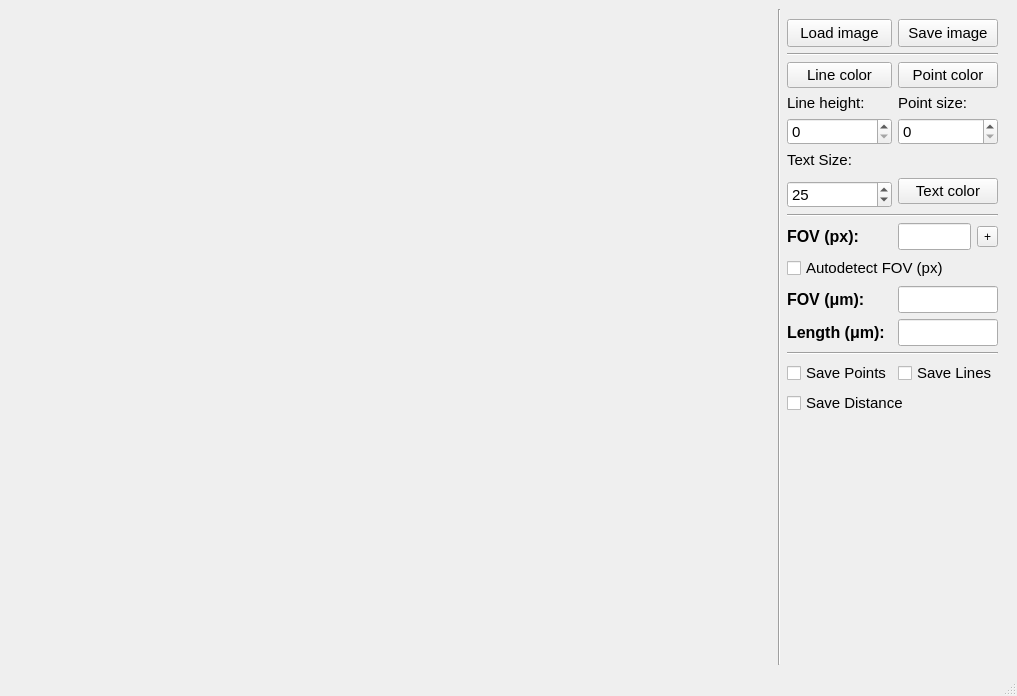
<?xml version="1.0" encoding="UTF-8"?>
<ui version="4.0">
 <class>MainWindow</class>
 <widget class="QMainWindow" name="MainWindow">
  <property name="geometry">
   <rect>
    <x>0</x>
    <y>0</y>
    <width>1017</width>
    <height>696</height>
   </rect>
  </property>
  <property name="windowTitle">
   <string>Infuzoria</string>
  </property>
  <widget class="QWidget" name="centralwidget">
   <layout class="QHBoxLayout" name="horizontalLayout_3">
    <item>
     <layout class="QHBoxLayout" name="mainLayout">
      <property name="sizeConstraint">
       <enum>QLayout::SetMinAndMaxSize</enum>
      </property>
      <item>
       <widget class="QWidget" name="graphicsViewPlaceholder" native="true">
        <property name="sizePolicy">
         <sizepolicy hsizetype="Expanding" vsizetype="Expanding">
          <horstretch>0</horstretch>
          <verstretch>0</verstretch>
         </sizepolicy>
        </property>
        <property name="cursor">
         <cursorShape>CrossCursor</cursorShape>
        </property>
       </widget>
      </item>
      <item>
       <widget class="Line" name="line">
        <property name="orientation">
         <enum>Qt::Vertical</enum>
        </property>
       </widget>
      </item>
      <item>
       <layout class="QGridLayout" name="rightSidebarLayout">
        <property name="sizeConstraint">
         <enum>QLayout::SetDefaultConstraint</enum>
        </property>
        <property name="leftMargin">
         <number>0</number>
        </property>
        <property name="topMargin">
         <number>10</number>
        </property>
        <property name="rightMargin">
         <number>10</number>
        </property>
        <property name="bottomMargin">
         <number>10</number>
        </property>
        <property name="verticalSpacing">
         <number>6</number>
        </property>
        <item row="17" column="1" colspan="2">
         <widget class="QCheckBox" name="checkBoxSaveLines">
          <property name="font">
           <font>
            <pointsize>11</pointsize>
           </font>
          </property>
          <property name="text">
           <string>Save Lines</string>
          </property>
         </widget>
        </item>
        <item row="14" column="0">
         <widget class="QLabel" name="label_5">
          <property name="sizePolicy">
           <sizepolicy hsizetype="Minimum" vsizetype="Minimum">
            <horstretch>0</horstretch>
            <verstretch>0</verstretch>
           </sizepolicy>
          </property>
          <property name="font">
           <font>
            <pointsize>12</pointsize>
            <bold>true</bold>
           </font>
          </property>
          <property name="text">
           <string>FOV (μm):</string>
          </property>
         </widget>
        </item>
        <item row="10" column="2">
         <widget class="QToolButton" name="toolBtnSetFovPx">
          <property name="toolTip">
           <string>Set FOV in pixels manually</string>
          </property>
          <property name="statusTip">
           <string/>
          </property>
          <property name="text">
           <string>+</string>
          </property>
         </widget>
        </item>
        <item row="14" column="1" colspan="2">
         <widget class="QLineEdit" name="lineEditFovUm">
          <property name="enabled">
           <bool>true</bool>
          </property>
          <property name="sizePolicy">
           <sizepolicy hsizetype="Ignored" vsizetype="Fixed">
            <horstretch>0</horstretch>
            <verstretch>0</verstretch>
           </sizepolicy>
          </property>
          <property name="minimumSize">
           <size>
            <width>0</width>
            <height>21</height>
           </size>
          </property>
          <property name="maximumSize">
           <size>
            <width>16777215</width>
            <height>16777215</height>
           </size>
          </property>
          <property name="font">
           <font>
            <pointsize>12</pointsize>
           </font>
          </property>
          <property name="readOnly">
           <bool>false</bool>
          </property>
         </widget>
        </item>
        <item row="4" column="1" colspan="2">
         <widget class="QLabel" name="label_4">
          <property name="sizePolicy">
           <sizepolicy hsizetype="Preferred" vsizetype="Fixed">
            <horstretch>0</horstretch>
            <verstretch>0</verstretch>
           </sizepolicy>
          </property>
          <property name="font">
           <font>
            <pointsize>11</pointsize>
           </font>
          </property>
          <property name="text">
           <string>Point size:</string>
          </property>
         </widget>
        </item>
        <item row="11" column="0" colspan="3">
         <widget class="QCheckBox" name="checkBoxAutoFovPx">
          <property name="font">
           <font>
            <pointsize>11</pointsize>
           </font>
          </property>
          <property name="text">
           <string>Autodetect FOV (px)</string>
          </property>
         </widget>
        </item>
        <item row="0" column="1" colspan="2">
         <widget class="QPushButton" name="pBtnSaveImg">
          <property name="sizePolicy">
           <sizepolicy hsizetype="Preferred" vsizetype="Maximum">
            <horstretch>0</horstretch>
            <verstretch>0</verstretch>
           </sizepolicy>
          </property>
          <property name="minimumSize">
           <size>
            <width>98</width>
            <height>28</height>
           </size>
          </property>
          <property name="font">
           <font>
            <pointsize>11</pointsize>
           </font>
          </property>
          <property name="text">
           <string>Save image</string>
          </property>
          <property name="shortcut">
           <string>Ctrl+S</string>
          </property>
         </widget>
        </item>
        <item row="16" column="0" colspan="3">
         <widget class="Line" name="line_4">
          <property name="orientation">
           <enum>Qt::Horizontal</enum>
          </property>
         </widget>
        </item>
        <item row="7" column="1" rowspan="2" colspan="2">
         <widget class="QPushButton" name="pBtnChgTextColor">
          <property name="sizePolicy">
           <sizepolicy hsizetype="Preferred" vsizetype="Maximum">
            <horstretch>0</horstretch>
            <verstretch>0</verstretch>
           </sizepolicy>
          </property>
          <property name="font">
           <font>
            <pointsize>11</pointsize>
           </font>
          </property>
          <property name="text">
           <string>Text color</string>
          </property>
         </widget>
        </item>
        <item row="2" column="1" colspan="2">
         <widget class="QPushButton" name="pBtnChgPointColor">
          <property name="sizePolicy">
           <sizepolicy hsizetype="Preferred" vsizetype="Maximum">
            <horstretch>0</horstretch>
            <verstretch>0</verstretch>
           </sizepolicy>
          </property>
          <property name="font">
           <font>
            <pointsize>11</pointsize>
           </font>
          </property>
          <property name="text">
           <string>Point color</string>
          </property>
         </widget>
        </item>
        <item row="17" column="0">
         <widget class="QCheckBox" name="checkBoxSavePoints">
          <property name="font">
           <font>
            <pointsize>11</pointsize>
           </font>
          </property>
          <property name="text">
           <string>Save Points</string>
          </property>
         </widget>
        </item>
        <item row="0" column="0" alignment="Qt::AlignVCenter">
         <widget class="QPushButton" name="pBtnLoadImg">
          <property name="sizePolicy">
           <sizepolicy hsizetype="Preferred" vsizetype="Maximum">
            <horstretch>0</horstretch>
            <verstretch>0</verstretch>
           </sizepolicy>
          </property>
          <property name="minimumSize">
           <size>
            <width>98</width>
            <height>28</height>
           </size>
          </property>
          <property name="font">
           <font>
            <pointsize>11</pointsize>
           </font>
          </property>
          <property name="text">
           <string>Load image</string>
          </property>
          <property name="shortcut">
           <string>Ctrl+O</string>
          </property>
         </widget>
        </item>
        <item row="6" column="0">
         <widget class="QLabel" name="label_7">
          <property name="sizePolicy">
           <sizepolicy hsizetype="Preferred" vsizetype="Fixed">
            <horstretch>0</horstretch>
            <verstretch>0</verstretch>
           </sizepolicy>
          </property>
          <property name="font">
           <font>
            <pointsize>11</pointsize>
           </font>
          </property>
          <property name="text">
           <string>Text Size:</string>
          </property>
         </widget>
        </item>
        <item row="15" column="1" colspan="2">
         <widget class="QLineEdit" name="lineEditTotalDistance">
          <property name="enabled">
           <bool>true</bool>
          </property>
          <property name="sizePolicy">
           <sizepolicy hsizetype="Ignored" vsizetype="Fixed">
            <horstretch>0</horstretch>
            <verstretch>0</verstretch>
           </sizepolicy>
          </property>
          <property name="minimumSize">
           <size>
            <width>0</width>
            <height>21</height>
           </size>
          </property>
          <property name="maximumSize">
           <size>
            <width>16777215</width>
            <height>16777215</height>
           </size>
          </property>
          <property name="font">
           <font>
            <pointsize>12</pointsize>
           </font>
          </property>
          <property name="readOnly">
           <bool>true</bool>
          </property>
         </widget>
        </item>
        <item row="9" column="0" colspan="3">
         <widget class="Line" name="line_3">
          <property name="orientation">
           <enum>Qt::Horizontal</enum>
          </property>
         </widget>
        </item>
        <item row="10" column="0">
         <widget class="QLabel" name="label_6">
          <property name="sizePolicy">
           <sizepolicy hsizetype="Minimum" vsizetype="Minimum">
            <horstretch>0</horstretch>
            <verstretch>0</verstretch>
           </sizepolicy>
          </property>
          <property name="font">
           <font>
            <pointsize>12</pointsize>
            <bold>true</bold>
           </font>
          </property>
          <property name="text">
           <string>FOV (px):</string>
          </property>
         </widget>
        </item>
        <item row="4" column="0" alignment="Qt::AlignBottom">
         <widget class="QLabel" name="label_3">
          <property name="sizePolicy">
           <sizepolicy hsizetype="Preferred" vsizetype="Fixed">
            <horstretch>0</horstretch>
            <verstretch>0</verstretch>
           </sizepolicy>
          </property>
          <property name="font">
           <font>
            <pointsize>11</pointsize>
           </font>
          </property>
          <property name="text">
           <string>Line height:</string>
          </property>
         </widget>
        </item>
        <item row="5" column="0">
         <widget class="QSpinBox" name="sBoxLineHeight">
          <property name="font">
           <font>
            <pointsize>11</pointsize>
           </font>
          </property>
         </widget>
        </item>
        <item row="10" column="1">
         <widget class="QLineEdit" name="lineEditFovPx">
          <property name="enabled">
           <bool>true</bool>
          </property>
          <property name="sizePolicy">
           <sizepolicy hsizetype="Ignored" vsizetype="Fixed">
            <horstretch>0</horstretch>
            <verstretch>0</verstretch>
           </sizepolicy>
          </property>
          <property name="minimumSize">
           <size>
            <width>0</width>
            <height>21</height>
           </size>
          </property>
          <property name="maximumSize">
           <size>
            <width>16777215</width>
            <height>16777215</height>
           </size>
          </property>
          <property name="font">
           <font>
            <pointsize>12</pointsize>
           </font>
          </property>
          <property name="readOnly">
           <bool>false</bool>
          </property>
         </widget>
        </item>
        <item row="15" column="0">
         <widget class="QLabel" name="label_2">
          <property name="sizePolicy">
           <sizepolicy hsizetype="Minimum" vsizetype="Minimum">
            <horstretch>0</horstretch>
            <verstretch>0</verstretch>
           </sizepolicy>
          </property>
          <property name="font">
           <font>
            <pointsize>12</pointsize>
            <bold>true</bold>
           </font>
          </property>
          <property name="text">
           <string>Length (μm):</string>
          </property>
         </widget>
        </item>
        <item row="5" column="1" colspan="2">
         <widget class="QSpinBox" name="sBoxPointSize">
          <property name="font">
           <font>
            <pointsize>11</pointsize>
           </font>
          </property>
         </widget>
        </item>
        <item row="19" column="0" colspan="3">
         <spacer name="verticalSpacer">
          <property name="orientation">
           <enum>Qt::Vertical</enum>
          </property>
          <property name="sizeHint" stdset="0">
           <size>
            <width>20</width>
            <height>40</height>
           </size>
          </property>
         </spacer>
        </item>
        <item row="2" column="0" alignment="Qt::AlignVCenter">
         <widget class="QPushButton" name="pBtnChgLineColor">
          <property name="sizePolicy">
           <sizepolicy hsizetype="Preferred" vsizetype="Maximum">
            <horstretch>0</horstretch>
            <verstretch>0</verstretch>
           </sizepolicy>
          </property>
          <property name="font">
           <font>
            <pointsize>11</pointsize>
           </font>
          </property>
          <property name="text">
           <string>Line color</string>
          </property>
         </widget>
        </item>
        <item row="18" column="0" colspan="3">
         <widget class="QCheckBox" name="checkBoxSaveDistance">
          <property name="font">
           <font>
            <pointsize>11</pointsize>
           </font>
          </property>
          <property name="text">
           <string>Save Distance</string>
          </property>
         </widget>
        </item>
        <item row="8" column="0">
         <widget class="QSpinBox" name="sBoxTextSize">
          <property name="font">
           <font>
            <pointsize>11</pointsize>
           </font>
          </property>
          <property name="minimum">
           <number>1</number>
          </property>
          <property name="value">
           <number>25</number>
          </property>
         </widget>
        </item>
        <item row="1" column="0" colspan="3">
         <widget class="Line" name="line_2">
          <property name="orientation">
           <enum>Qt::Horizontal</enum>
          </property>
         </widget>
        </item>
       </layout>
      </item>
     </layout>
    </item>
   </layout>
  </widget>
  <widget class="QMenuBar" name="menubar">
   <property name="geometry">
    <rect>
     <x>0</x>
     <y>0</y>
     <width>1017</width>
     <height>22</height>
    </rect>
   </property>
  </widget>
  <widget class="QStatusBar" name="statusbar"/>
 </widget>
 <tabstops>
  <tabstop>pBtnLoadImg</tabstop>
  <tabstop>pBtnSaveImg</tabstop>
  <tabstop>pBtnChgLineColor</tabstop>
  <tabstop>pBtnChgPointColor</tabstop>
  <tabstop>sBoxLineHeight</tabstop>
  <tabstop>sBoxPointSize</tabstop>
  <tabstop>lineEditTotalDistance</tabstop>
 </tabstops>
 <resources/>
 <connections/>
</ui>
